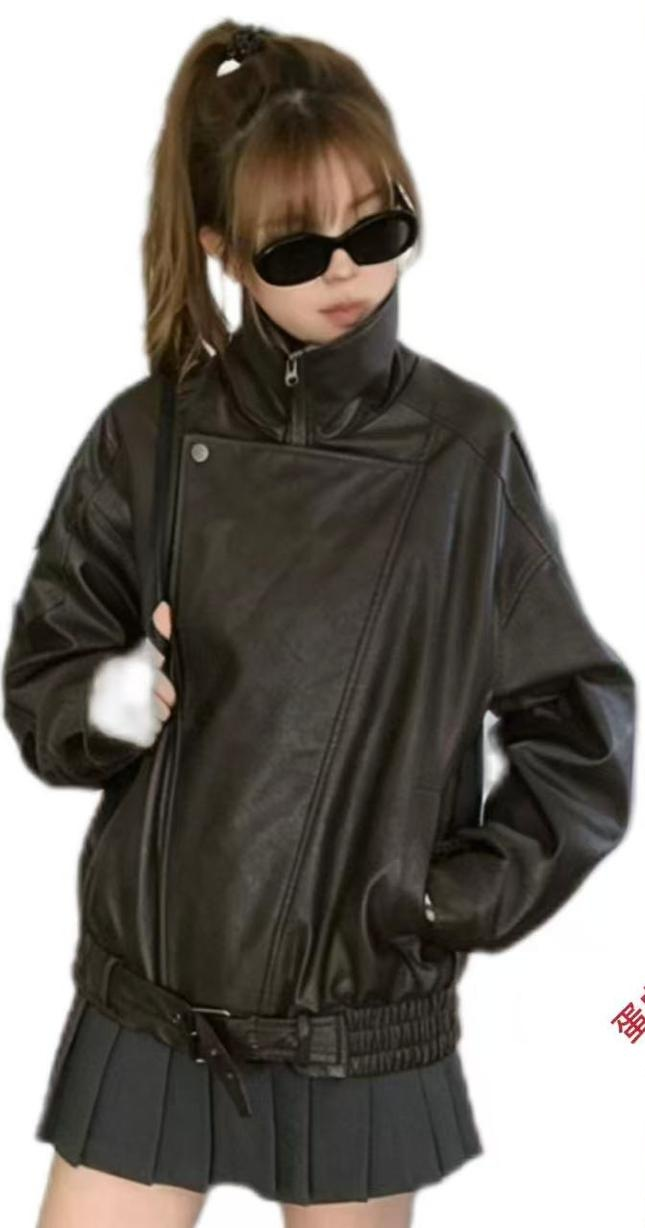
#> input picture docs/reels-kit/referencias/assets/fotos_ejemplo/p_motero.jpg, 645 x 1228 px, found by its file name
$ python reels_build.py
#> lines starting #> are read from the running program, lines starting #| are printed output that depends on the picture
from PIL import Image
Image.open('p_motero.jpg').crop((0, 0, 605, 1228)).save('p_motero_c.jpg', quality=93)
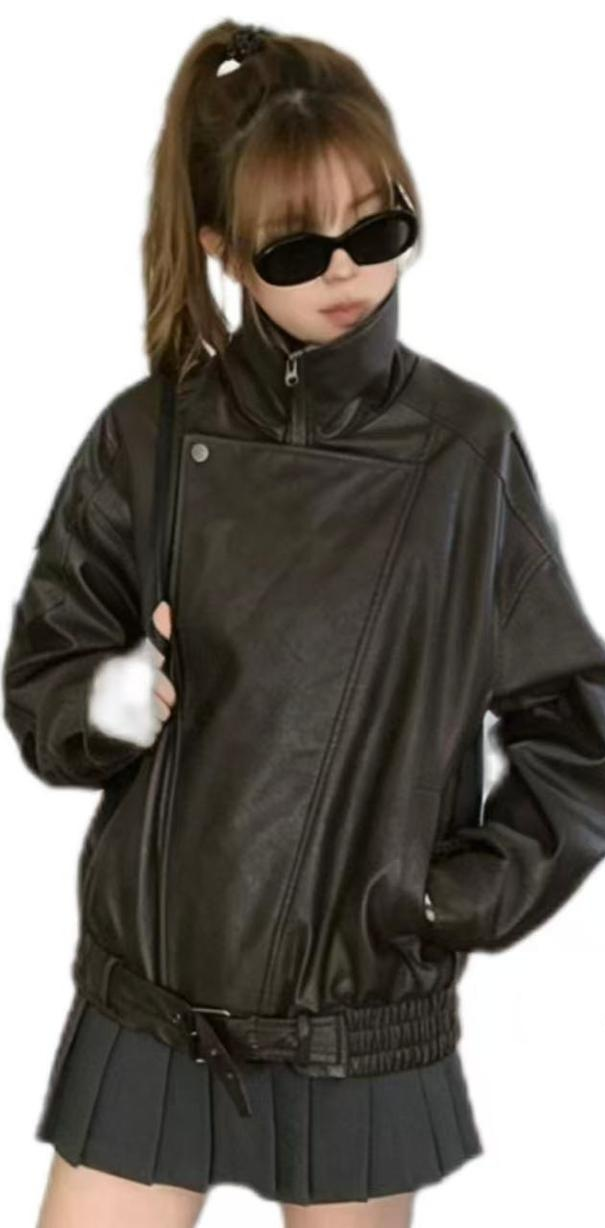
#> saved as p_motero_c.jpg: PIL image 605x1228 RGB; mean R, G, B 129.5, 125.1, 119.2

def scene(name, t0, t1, fin=0.4, fout=0.4):
    dur = t1 - t0; p1 = fin/dur*100; p2 = 100 - fout/dur*100
    return (f"@keyframes io_{name}{{0%{{opacity:0}}{p1:.2f}%{{opacity:1}}{p2:.2f}%{{opacity:1}}100%{{opacity:0}}}}\n"
            f".{name}{{animation:io_{name} {dur}s {t0}s linear both}}\n")

WA = ('<svg viewBox="0 0 24 24" width="64" height="64"><path fill="#fff" d="M12 2a10 10 0 0 0-8.6 15.1L2 22l5-1.3A10 10 0 1 0 12 2zm5.3 14.1c-.2.6-1.3 1.2-1.8 1.2-.5.1-1 .1-3.2-.8-2.7-1.1-4.4-3.9-4.5-4.1-.1-.2-1.1-1.4-1.1-2.7s.7-1.9.9-2.2c.2-.3.5-.3.7-.3h.5c.2 0 .4 0 .6.5l.8 2c.1.2.1.4 0 .5l-.4.6-.4.4c-.1.2-.3.3-.1.6.2.3.8 1.3 1.7 2.1 1.2 1 2.1 1.3 2.4 1.5.3.1.5.1.6-.1l.9-1c.2-.3.4-.2.7-.1l1.9.9c.3.1.5.2.5.3.1.2.1.6-.2 1.2z"/></svg>')

BASE = '''*{box-sizing:border-box;margin:0;padding:0}
body{width:1080px;height:1920px;overflow:hidden;font-family:Poppins,sans-serif;background:#08110C}
.stage{position:relative;width:1080px;height:1920px;overflow:hidden;background:radial-gradient(110% 75% at 50% 55%,#0F3423 0%,#0B1E15 45%,#08110C 100%)}
.sc{position:absolute;inset:0}
.glow{position:absolute;left:540px;top:1000px;width:1250px;height:1250px;margin:-625px 0 0 -625px;border-radius:50%;
 background:radial-gradient(closest-side,rgba(38,185,105,.55),rgba(29,141,82,.22) 50%,transparent 74%);filter:blur(24px);animation:pulse 4s ease-in-out infinite}
@keyframes pulse{50%{transform:scale(1.07)}}
.title{position:absolute;left:0;right:0;text-align:center;padding:0 60px}
.kick{display:inline-block;font-weight:600;font-size:30px;letter-spacing:3px;color:#04311A;background:#34D27F;border-radius:30px;padding:8px 24px;margin-bottom:22px;animation:rise .6s cubic-bezier(.2,.8,.2,1) both}
.tl1,.tl2{font-weight:600;font-size:88px;line-height:1.05;letter-spacing:-2.5px;color:#fff;animation:rise .6s cubic-bezier(.2,.8,.2,1) both}
.tl2{color:#34D27F}
@keyframes rise{from{opacity:0;transform:translateY(40px)}to{opacity:1;transform:none}}
.sub{position:absolute;left:0;right:0;text-align:center;font-size:38px;line-height:1.35;color:#D2E2D8;padding:0 90px;animation:rise .6s cubic-bezier(.2,.8,.2,1) both}
.pc{position:absolute;border-radius:44px;overflow:hidden;background:#f2f2f0;
 box-shadow:0 50px 100px rgba(0,0,0,.6),0 0 0 3px rgba(80,220,140,.45),0 0 80px rgba(52,210,127,.35)}
.pc img{display:block;width:100%;height:100%;object-fit:cover}
.chip{position:absolute;font-weight:600;font-size:40px;color:#fff;background:#16211B;border:2px solid #2B4A39;border-radius:44px;padding:16px 34px;display:flex;align-items:center;gap:16px;
 box-shadow:0 24px 48px rgba(0,0,0,.5);white-space:nowrap}
.chip i{width:18px;height:18px;border-radius:50%;background:#34D27F;box-shadow:0 0 16px #34D27F;flex:none}
.coin{position:absolute;filter:drop-shadow(0 24px 30px rgba(0,0,0,.6));animation:cpop .9s cubic-bezier(.2,1.35,.3,1) both, bob 3s ease-in-out infinite}
@keyframes cpop{from{opacity:0;transform:scale(.15) rotate(-40deg)}}
@keyframes bob{50%{translate:0 -12px}}
@keyframes pop{from{opacity:0;transform:scale(.4) rotate(-6deg)}}
.logoE{position:absolute;width:420px;left:330px;animation:rise .7s cubic-bezier(.2,.8,.2,1) both}
.url{position:absolute;left:0;right:0;text-align:center;font-weight:700;font-size:80px;color:#34D27F;animation:rise .7s cubic-bezier(.2,.8,.2,1) both}
.lema{position:absolute;left:0;right:0;text-align:center;font-size:34px;color:#A8BDB1;animation:rise .7s both}
'''

def title(k, l1, l2, t, top):
    kk = f'<div class="kick" style="animation-delay:{t}s">{k}</div>' if k else ''
    return (f'<div class="title" style="top:{top}px">{kk}<div class="tl1" style="animation-delay:{t+.1}s">{l1}</div>'
            f'<div class="tl2" style="animation-delay:{t+.25}s">{l2}</div></div>')

def coin(n, x, y, t, s=170):
    return f'<img class="coin" src="ic_{n}.png" style="left:{x-s/2}px;top:{y-s/2}px;width:{s}px;animation-delay:{t}s,{t+.9}s">'

# ---------------- Reel A: minorista ----------------
TA = 13.5
prods = [('p_modelo.jpg', 'Eco cuero con cinturón', '50% 20%'),
         ('p_motero_c.jpg', 'Estilo motero', '50% 30%'),
         ('p_corta.jpg', 'Corta, con botones dorados', '50% 50%'),
         ('p_dobleface.jpg', 'Doble faz, con capucha', '50% 50%')]
css = BASE + scene('a1', 0, 10.0, .3, .4) + scene('a2', 9.7, TA + .5, .4, .01)
css += '''
.car{position:absolute;left:150px;top:560px;width:780px;height:980px}
.slide{position:absolute;inset:0;animation:sin .7s cubic-bezier(.2,.9,.3,1) both, sout .55s cubic-bezier(.6,0,.8,.4) both}
@keyframes sin{from{opacity:0;transform:translateX(700px) rotate(10deg) scale(.85)}}
@keyframes sout{to{opacity:0;transform:translateX(-760px) rotate(-10deg) scale(.85)}}
.slide .pc{left:0;top:0;width:780px;height:980px}
.slide .chip{left:50%;bottom:-40px;transform:translateX(-50%)}
.cnt{position:absolute;left:0;right:0;top:1640px;display:flex;justify-content:center;gap:16px}
.cnt b{width:16px;height:16px;border-radius:50%;background:#2B4A39;animation:on .3s both}
@keyframes on{to{background:#34D27F;box-shadow:0 0 14px #34D27F;width:46px;border-radius:10px}}
.search{position:absolute;left:70px;right:70px;top:640px;height:130px;border-radius:32px;background:#16211B;border:2px solid #2B4A39;
 display:flex;align-items:center;padding-left:36px;gap:24px;box-shadow:0 30px 60px rgba(0,0,0,.55),0 0 50px rgba(52,210,127,.25);animation:rise .6s 10.0s both}
.mag{width:42px;height:42px;border:5px solid #8FA79A;border-radius:50%;position:relative;flex:none}
.mag:after{content:"";position:absolute;width:5px;height:18px;background:#8FA79A;right:-10px;bottom:-13px;transform:rotate(-45deg);border-radius:2px}
.typed{font-size:48px;color:#fff;font-weight:500;white-space:nowrap;overflow:hidden;width:0;animation:type .9s 10.5s steps(8) both}
@keyframes type{to{width:262px}}
.btn{margin-left:auto;height:100%;padding:0 46px;display:grid;place-items:center;font-weight:700;font-size:40px;color:#fff;background:#1F9D58;border-radius:0 30px 30px 0}
.whw{position:absolute;left:0;right:0;top:880px;display:flex;justify-content:center;animation:rise .6s 11.3s both}.whw .chip{position:relative}
'''
slides = ''
for i, (img, lab, pos) in enumerate(prods):
    t_in = 1.5 + i*2.1; t_out = t_in + 2.0 if i < 3 else 9.6
    slides += (f'<div class="slide" style="animation-delay:{t_in}s,{t_out}s"><div class="pc"><img src="{img}" style="object-position:{pos}"></div>'
               f'<div class="chip"><i></i>{lab}</div></div>')
dots = ''.join(f'<b style="animation-delay:{1.5+i*2.1}s"></b>' for i in range(4))
A = f'''<!doctype html><html><head><meta charset="utf-8"><style>{css}</style></head><body><div class="stage">
<div class="glow"></div>
<div class="sc a1">
 {title('NUEVA TEMPORADA', 'Camperas que', 'ya llegaron', .2, 130)}
 <div class="car">{slides}</div>
 <div class="cnt">{dots}</div>
 <div class="sub" style="top:1730px;animation-delay:1.2s">Eco cuero, doble faz y más modelos</div>
</div>
<div class="sc a2">
 {title(None, '¿Dónde las', 'consigue?', 9.8, 260)}
 <div class="search"><div class="mag"></div><div class="typed">camperas</div><div class="btn">Buscar</div></div>
 <div class="whw"><div class="chip"><i></i>Comercio de ejemplo · Bermejo</div></div>
 {coin('pin', 170, 1130, 11.6)}{coin('whatsapp', 910, 1130, 11.9)}
 <div class="sub" style="top:1060px;animation-delay:11.8s;font-size:36px">Consulte precio y talles<br>directo con el local</div>
 <img class="logoE" src="logo.png" style="top:1360px;animation-delay:12.2s">
 <div class="url" style="top:1530px;animation-delay:12.4s">uruku.bo</div>
 <div class="lema" style="top:1660px;animation-delay:12.6s">Si está en Bolivia, está en Uruku.</div>
</div>
</div></body></html>'''
open('reel_minorista.html', 'w').write(A)

# ---------------- Reel B: mayorista ----------------
TB = 14.0
css = BASE + scene('b1', 0, 3.6, .3, .4) + scene('b2', 3.3, 9.9) + scene('b3', 9.6, TB + .5, .4, .01)
css += '''
.hookbig{position:absolute;left:0;right:0;top:620px;text-align:center}
.hookbig .tl1{font-size:110px}.hookbig .tl2{font-size:110px}
.q{position:absolute;left:0;right:0;top:1120px;text-align:center;font-size:42px;color:#D2E2D8;animation:rise .6s 1.4s both;padding:0 100px;line-height:1.35}
.g{position:absolute;animation:pop .7s cubic-bezier(.2,1.3,.3,1) both, bob 3.4s ease-in-out infinite}
.g .pc{position:relative;inset:auto;width:100%;height:100%}
.code{position:absolute;left:22px;top:22px;font-weight:700;font-size:26px;color:#04311A;background:#34D27F;border-radius:14px;padding:6px 14px;z-index:2}
.chipsB{position:absolute;left:0;right:0;top:1550px;display:flex;justify-content:center;flex-wrap:wrap;gap:20px;padding:0 50px}
.chipsB .chip{position:relative;font-size:34px;padding:14px 28px;animation:rise .5s both}
.wabtn{position:absolute;left:110px;right:110px;top:760px;height:170px;border-radius:90px;background:#1F9D58;display:flex;align-items:center;justify-content:center;gap:26px;
 font-weight:700;font-size:76px;color:#fff;box-shadow:0 30px 60px rgba(0,0,0,.5),0 0 80px rgba(52,210,127,.55);animation:pop .8s 10.2s cubic-bezier(.2,1.3,.3,1) both, beat 1.4s 11.2s ease-in-out infinite}
@keyframes beat{50%{transform:scale(1.04)}}
.steps{position:absolute;left:110px;right:110px;top:1000px;display:flex;flex-direction:column;gap:20px}
.st{display:flex;align-items:center;gap:24px;font-size:36px;color:#fff;font-weight:500;background:#16211B;border:2px solid #2B4A39;border-radius:30px;padding:20px 28px;animation:rise .5s both}
.st b{width:56px;height:56px;border-radius:50%;background:#34D27F;color:#04311A;display:grid;place-items:center;font-size:30px;flex:none}
'''
grid = [('p_trench3.jpg', '166232', 60, 520, 470, 470, '50% 40%', 3.6),
        ('p_corta.jpg', 'KK61331', 550, 520, 470, 470, '50% 40%', 3.9),
        ('p_motero_c.jpg', '6052', 60, 1020, 470, 470, '50% 25%', 4.2),
        ('p_dobleface.jpg', '8806-2', 550, 1020, 470, 470, '50% 50%', 4.5)]
g = ''.join(f'<div class="g" style="left:{x}px;top:{y}px;width:{w}px;height:{h}px;animation-delay:{t}s,{t+.8}s"><div class="code">Cód. {c}</div>'
            f'<div class="pc"><img src="{im}" style="object-position:{p}"></div></div>' for im, c, x, y, w, h, p, t in grid)
B = f'''<!doctype html><html><head><meta charset="utf-8"><style>{css}</style></head><body><div class="stage">
<div class="glow"></div>
<div class="sc b1">
 <div class="hookbig">{title('PARA EMPRENDER', '¿Quiere', 'vender ropa?', .2, 0).replace('style="top:0px"', '')}</div>
 <div class="q">El problema no es vender.<br>Es saber dónde comprar.</div>
</div>
<div class="sc b2">
 {title('PROVEEDOR DIRECTO', 'Camperas', 'por mayor', 3.5, 130)}
 {g}
 <div class="chipsB"><div class="chip" style="animation-delay:5.6s"><i></i>Venta por docena</div><div class="chip" style="animation-delay:5.9s"><i></i>Talles S a 3XL</div><div class="chip" style="animation-delay:6.2s"><i></i>Varios colores</div></div>
 <div class="sub" style="top:1750px;animation-delay:6.8s">Precio de mayorista: consúltelo por WhatsApp</div>
</div>
<div class="sc b3">
 {title(None, 'Le pasamos', 'el contacto', 9.7, 300)}
 <div class="wabtn">{WA} 67 671 888</div>
 <div class="steps">
  <div class="st" style="animation-delay:10.9s"><b>1</b>Escríbale a Uruku</div>
  <div class="st" style="animation-delay:11.2s"><b>2</b>Diga el código del producto</div>
  <div class="st" style="animation-delay:11.5s"><b>3</b>Hable directo con el proveedor</div>
 </div>
 <img class="logoE" src="logo.png" style="top:1530px;width:360px;left:360px;animation-delay:12.2s">
 <div class="lema" style="top:1690px;animation-delay:12.5s">Si está en Bolivia, está en Uruku.</div>
</div>
</div></body></html>'''
open('reel_mayorista.html', 'w').write(B)
print('ok')
